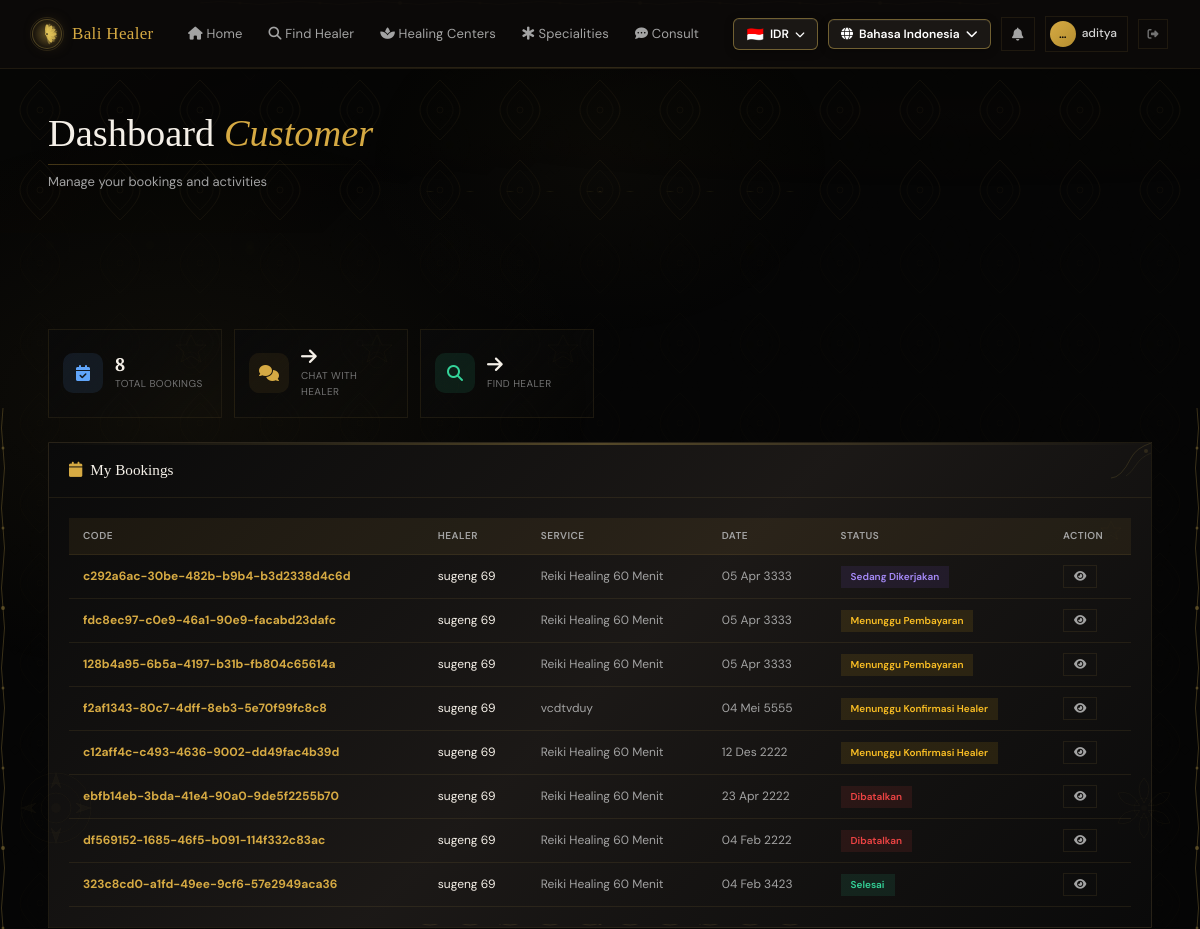
Page /id/dashboard/customer/ (signed in, upper part) on the earlier database version.
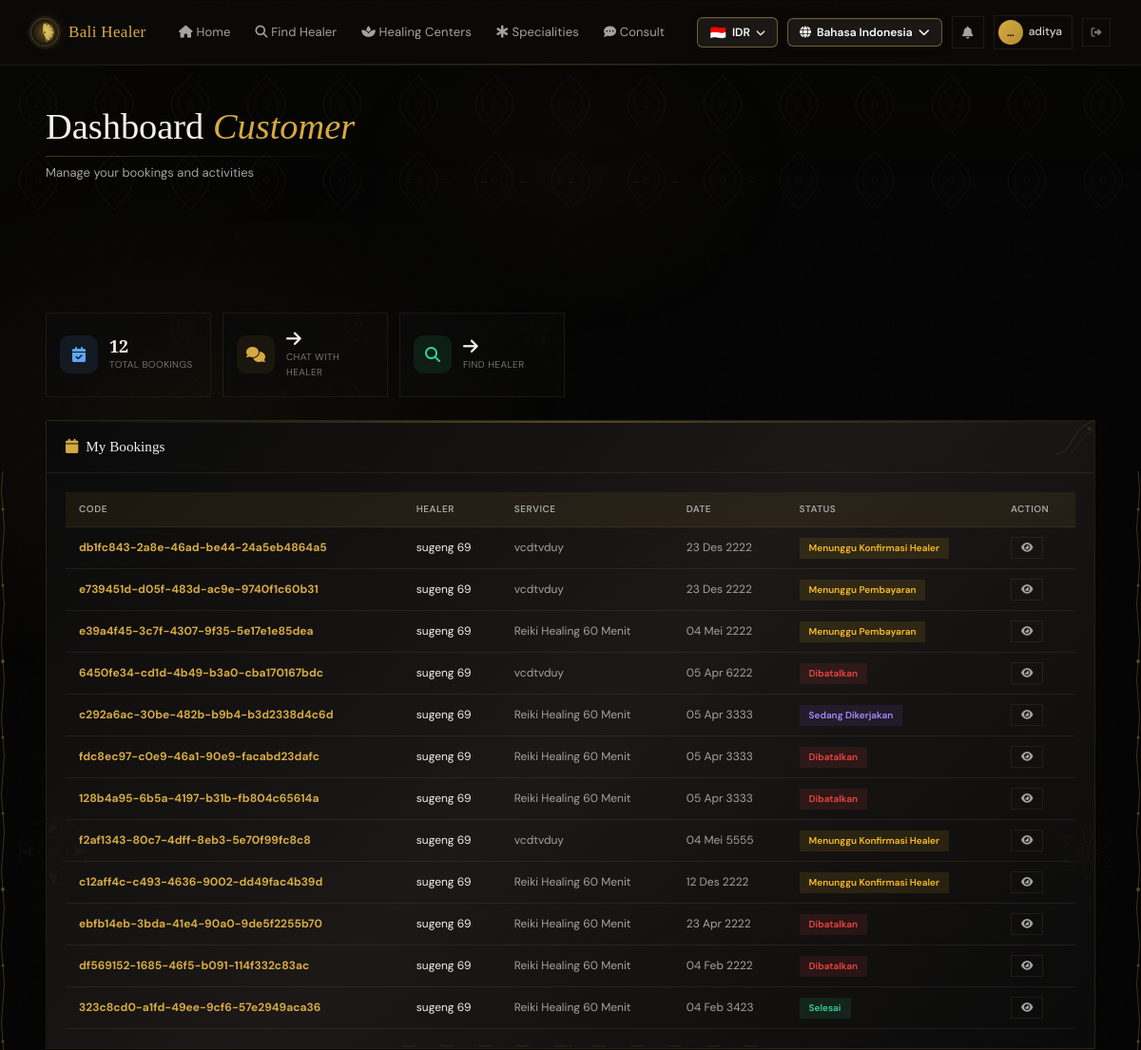
Same page on the later database version.
### bookings/models.py (models this page shows, shortened)
class Booking(models.Model):
    STATUS_CHOICES = [
        ('pending_payment', 'Menunggu Pembayaran'),
        ('pending_confirm', 'Menunggu Konfirmasi Healer'),
        ('confirmed', 'Dikonfirmasi'),
        ('in_progress', 'Sedang Dikerjakan'),
        ('completed', 'Selesai'),
        ('cancelled', 'Dibatalkan'),
        ('expired', 'Kadaluarsa'),
        ('refunded', 'Dikembalikan'),
    ]
    VALID_TRANSITIONS = {
        'pending_payment': ['pending_confirm', 'cancelled', 'expired'],
        'pending_confirm': ['confirmed', 'cancelled', 'refunded'],
        'confirmed': ['in_progress', 'cancelled', 'refunded'],
        'in_progress': ['completed', 'refunded'],
        'completed': [],
        'cancelled': [],
        'expired': [],
        'refunded': [],
    }
    booking_code = models.CharField(max_length=40, unique=True, blank=True)
    healer = models.ForeignKey(Healer, on_delete=models.CASCADE, related_name='bookings')
    customer = models.ForeignKey(User, on_delete=models.SET_NULL, null=True, blank=True, related_name='bookings')
    customer_name = models.CharField(max_length=200)
    customer_email = models.EmailField()
    customer_phone = models.CharField(max_length=20)
    service_type = models.CharField(max_length=200)
    service_price_idr = models.DecimalField(max_digits=12, decimal_places=2, default=0)
    booking_date = models.DateField()
    booking_time = models.TimeField()
    notes = models.TextField(blank=True)
    total_price_idr = models.DecimalField(max_digits=12, decimal_places=2, default=0)
    currency = models.CharField(max_length=10, default='IDR')
    total_price_converted = models.DecimalField(max_digits=12, decimal_places=2, default=0)
    status = models.CharField(max_length=20, choices=STATUS_CHOICES, default='pending_payment', db_index=True)
    confirmed_at = models.DateTimeField(null=True, blank=True)
    started_at = models.DateTimeField(null=True, blank=True)
    completed_at = models.DateTimeField(null=True, blank=True)
    cancelled_at = models.DateTimeField(null=True, blank=True)
    cancel_reason = models.TextField(blank=True)
    created_at = models.DateTimeField(auto_now_add=True)
    updated_at = models.DateTimeField(auto_now=True)
    class Meta:
        ordering = ['-created_at']

### healers/models.py (models this page shows, shortened)
class Healer(models.Model):
    user = models.OneToOneField(User, on_delete=models.CASCADE, null=True, blank=True)
    name = models.CharField(max_length=200)
    slug = models.SlugField(unique=True, default=uuid.uuid1)
    category = models.ForeignKey(HealerCategory, on_delete=models.SET_NULL, null=True)
    bio = models.TextField()
    experience_years = models.PositiveIntegerField(default=0)
    photo = models.ImageField(upload_to='healer_photos/', blank=True, null=True)
    phone = models.CharField(max_length=20)
    email = models.EmailField(blank=True)
    address = models.TextField()
    price_idr = models.DecimalField(max_digits=12, decimal_places=2, default=0)
    rating = models.DecimalField(max_digits=3, decimal_places=2, default=5.0)
    is_available = models.BooleanField(default=True, db_index=True)
    specializations = models.TextField(blank=True, help_text='Pisahkan dengan koma')
    created_at = models.DateTimeField(auto_now_add=True)
    updated_at = models.DateTimeField(auto_now=True)
    class Meta:
        ordering = ['-rating', '-experience_years']

### accounts/views.py (the view)
# urls.py: path('dashboard/customer/', views.customer_dashboard, name='customer_dashboard'),
@login_required
def customer_dashboard(request):
    profile, _created = UserProfile.objects.get_or_create(user=request.user)
    bookings = Booking.objects.filter(
        customer_email=request.user.email
    ).select_related('healer').order_by('-created_at')[:20]
    unread_notifications = get_unread_count(request.user)
    recent_notifications = get_recent_notifications(request.user, 5)
    return render(request, 'customer_dashboard.html', {
        'profile': profile,
        'bookings': bookings,
        'unread_notifications': unread_notifications,
        'recent_notifications': recent_notifications,
    })

### accounts/context_processors.py (called while the page is built)
def notification_context(request):
    if request.user.is_authenticated:
        unread_count = Notification.objects.filter(user=request.user, is_read=False).count()
        return {'global_unread_notifications': unread_count}
    return {'global_unread_notifications': 0}

### accounts/models.py (called while the page is built)
    @property
    def is_healer(self):
        return self.role == 'healer'

### healers/notifications.py (called while the page is built)
def get_unread_count(user):
    if user and user.is_authenticated:
        return Notification.objects.filter(user=user, is_read=False).count()
    return 0

def get_recent_notifications(user, limit=10):
    if user and user.is_authenticated:
        return Notification.objects.filter(user=user)[:limit]
    return Notification.objects.none()

### templates/customer_dashboard.html (shortened to what this page needs)
{% extends 'base.html' %}
{% load static %}
{% load i18n %}
{% block content %}
<div class="page-header">
    <div class="container">
        <div style="position:relative;display:inline-block">
            <h1>{% trans "Dashboard" %} <em>{% trans "Customer" %}</em></h1>
            <div style="height:1px;background:linear-gradient(90deg,var(--gold),transparent);margin-top:8px;opacity:0.3"></div>
        </div>
        <p>{% trans "Manage your bookings and activities" %}</p>
    </div>
</div>
<section class="section" data-reveal>
    <div class="container">
        <div class="stats-grid">
            <div class="stat-card">
                <div class="stat-icon blue"><i class="fas fa-calendar-check"></i></div>
                <div class="stat-info">
                    <span class="stat-number">{{ bookings|length }}</span>
                    <span class="stat-label">{% trans "Total Bookings" %}</span>
                </div>
            </div>
            <a href="{% url 'customer_chat_list' %}" class="stat-card" style="text-decoration:none">
                <div class="stat-icon gold"><i class="fas fa-comments"></i></div>
                <div class="stat-info">
                    <span class="stat-number"><i class="fas fa-arrow-right" style="font-size:18px"></i></span>
                    <span class="stat-label">{% trans "Chat with Healer" %}</span>
                </div>
            </a>
            <a href="{% url 'healer_list' %}" class="stat-card" style="text-decoration:none">
                <div class="stat-icon green"><i class="fas fa-magnifying-glass"></i></div>
                <div class="stat-info">
                    <span class="stat-number"><i class="fas fa-arrow-right" style="font-size:18px"></i></span>
                    <span class="stat-label">{% trans "Find Healer" %}</span>
                </div>
            </a>
        </div>
        <div class="card">
            <div class="card-header">
                <h3><i class="fas fa-calendar" style="color:var(--gold)"></i> {% trans "My Bookings" %}</h3>
            </div>
            <div class="card-body">
                {% if bookings %}
                <div class="table-container">
                    <table class="data-table">
                        <thead>
                            <tr><th>{% trans "Code" %}</th><th>{% trans "Healer" %}</th><th>{% trans "Service" %}</th><th>{% trans "Date" %}</th><th>{% trans "Status" %}</th><th>{% trans "Action" %}</th></tr>
                        </thead>
                        <tbody>
                            {% for b in bookings %}
                            <tr>
                                <td><strong style="color:var(--gold);font-weight:700">{{ b.booking_code }}</strong></td>
                                <td style="color:var(--fg)">{{ b.healer.name }}</td>
                                <td>{{ b.service_type }}</td>
                                <td>{{ b.booking_date|date:"d M Y" }}</td>
                                <td><span class="status-badge status-{{ b.status }}">{{ b.get_status_display }}</span></td>
                                <td><a href="{% url 'booking_detail' b.booking_code %}" class="btn btn-sm btn-outline"><i class="fas fa-eye"></i></a></td>
                            </tr>
                            {% endfor %}
                        </tbody>
                    </table>
                </div>
                {% endif %}
            </div>
        </div>
    </div>
</section>
{% endblock %}

### templates/base.html (shortened to what the changed rows need)
{% load static %}
{% load i18n %}
<!DOCTYPE html>
<html lang="{{ LANGUAGE_CODE }}">
<head>
    <link rel="preload" href="https://cdnjs.cloudflare.com/ajax/libs/font-awesome/6.5.1/css/all.min.css" as="style" onload="this.onload=null;this.rel='stylesheet'">
    <link rel="stylesheet" href="{% static 'css/style.css' %}?v=12">
</head>
<body>
    <header class="header" id="main-header">
        <div class="header-inner">
            <div class="nav-right">
                {% get_current_language as CURRENT_LANGUAGE %}
                {% get_available_languages as AVAILABLE_LANGUAGES %}
                {% get_language_info_list for AVAILABLE_LANGUAGES as languages %}
                <div class="lang-switcher" id="langSwitcher">
                    <button class="lang-switcher-btn">
                        <i class="fas fa-globe"></i>
                        {% for lang in languages %}
                            {% if lang.code == CURRENT_LANGUAGE %}{{ lang.name_local }}{% endif %}
                        {% endfor %}
                        <i class="fas fa-chevron-down"></i>
                    </button>
                </div>
            </div>
        </div>
    </header>
    <main class="batik-main">
        {% block content %}{% endblock %}
    </main>
</body>
</html>

Differences in the rows shown:
added Booking: booking_code "db1fc843-2a8e-46ad-be44-24a5eb4864a5", healer.name "sugeng 69", service_type "vcdtvduy", booking_date "23 Des 2222", status "Menunggu Konfirmasi Healer"
added Booking: booking_code "e739451d-d05f-483d-ac9e-9740f1c60b31", healer.name "sugeng 69", service_type "vcdtvduy", booking_date "23 Des 2222", status "Menunggu Pembayaran"
added Booking: booking_code "e39a4f45-3c7f-4307-9f35-5e17e1e85dea", healer.name "sugeng 69", service_type "Reiki Healing 60 Menit", booking_date "04 Mei 2222", status "Menunggu Pembayaran"
added Booking: booking_code "6450fe34-cd1d-4b49-b3a0-cba170167bdc", healer.name "sugeng 69", service_type "vcdtvduy", booking_date "05 Apr 6222", status "Dibatalkan"
changed Booking "fdc8ec97-c0e9-46a1-90e9-facabd23dafc": status "Menunggu Pembayaran" → "Dibatalkan"
changed Booking "128b4a95-6b5a-4197-b31b-fb804c65614a": status "Menunggu Pembayaran" → "Dibatalkan"
Other differences:
{{ bookings|length }}: "8" → "12"
